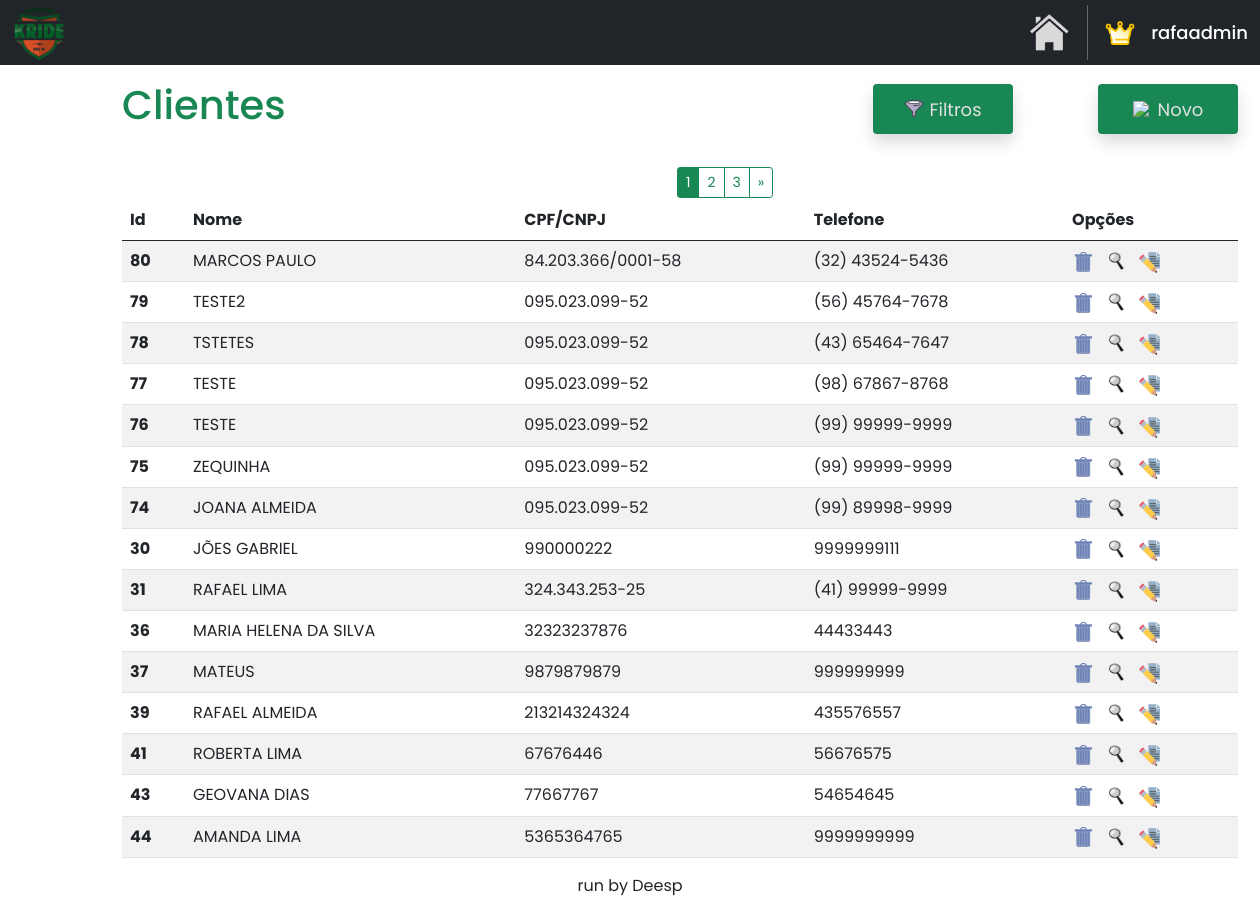
The app's page /home/clientes (signed in), older data.
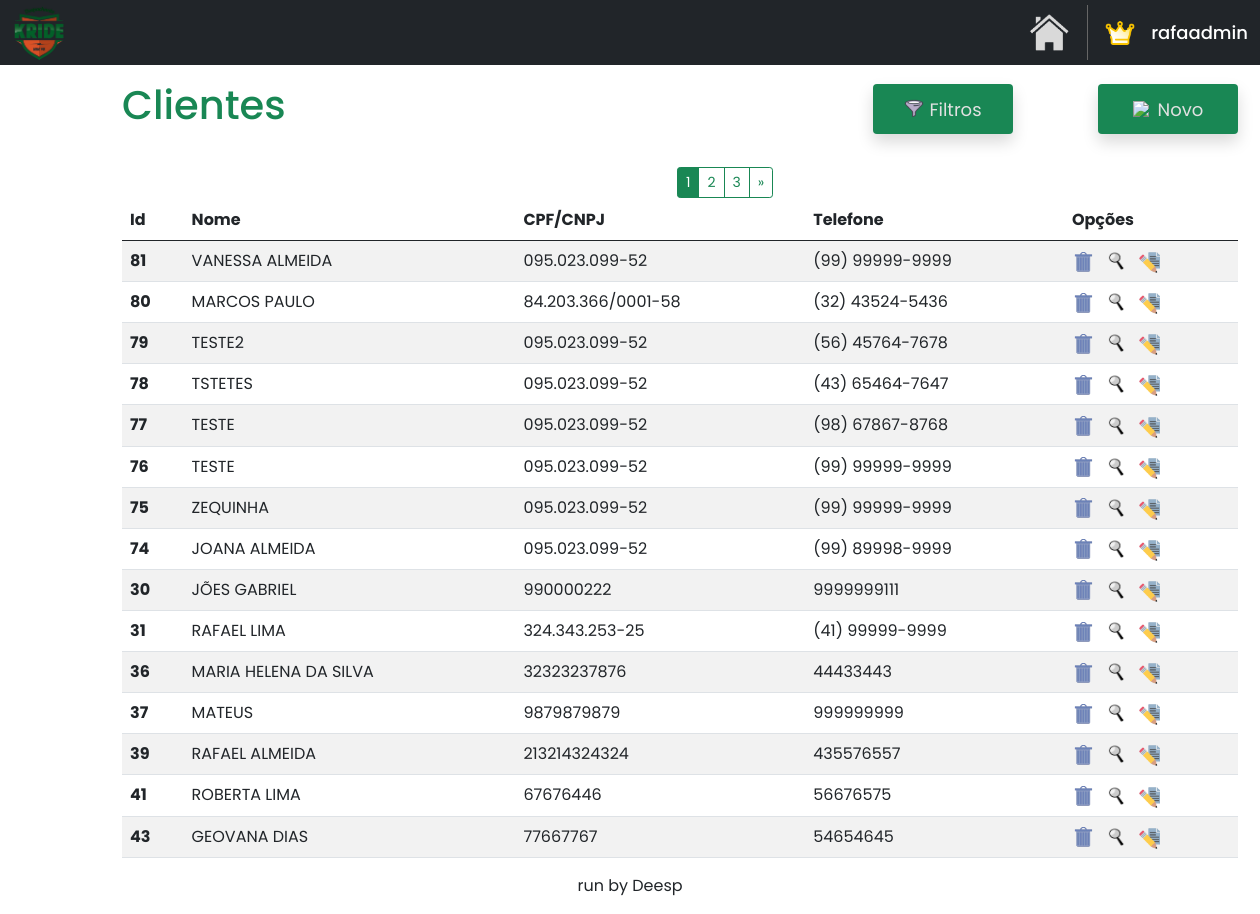
The same page, newer data.
### clientes/models.py (models this page shows)
class Cliente(models.Model):
    name = models.CharField(max_length=40)
    cpf_cnpj = models.CharField(max_length=25)
    telefone = models.CharField(max_length=25)
    cep = models.CharField(max_length=50, default='')
    bairro = models.CharField(max_length=30, default='')
    estado = models.CharField(max_length=30, default='')
    cidade = models.CharField(max_length=25, default='')
    numero = models.CharField(max_length=10, default='')
    email = models.EmailField(max_length=100, null=True, blank=True)
    data_criacao = models.DateTimeField(auto_now_add=True)

### clientes/views.py (the view)
# urls.py: path('clientes', clienteviews.clientes, name='clientes'),
@login_required
def clientes(request):
    return paginacao(request)

### clientes/views.py (called while the page is built)
@login_required
def paginacao(request):
    clientes = Cliente.objects.all().values('id', 'name', 'cpf_cnpj', 'telefone').order_by('-data_criacao')
    clientes_paginados = Paginator(clientes, 15)
    page_num = request.GET.get('page')
    clientes = clientes_paginados.get_page(page_num)
    return render(request, 'clientes.html', {'clientes': clientes})

### clientes/templates/clientes.html (shortened to what the changed rows need)
{% extends "base.html" %}
{% load static %}
{% block content %}
<!DOCTYPE html>
<html lang="en">
<head>
    <link href="https://cdn.jsdelivr.net/npm/bootstrap@5.0.2/dist/css/bootstrap.min.css" rel="stylesheet">
</head>
<body>
    <div class="container mt-3 custom-container">
        <div class="d-flex justify-content-start align-items-center">
            <h1 class="me-auto text-success">Clientes</h1>
        </div>
        {% if clientes.has_other_pages %}
            <div class="btn-group" role="group" aria-label="Item pagination" style="margin-left: 555px; margin-top: 30px; margin-bottom: -14px;">
                {% for page_number in clientes.paginator.page_range %}
                    {% if page_number == 1 or page_number == clientes.paginator.num_pages %}
                        <a href="?page={{ page_number }}"
                        class="btn btn-outline-success btn-sm {% if page_number == clientes.number %}active{% endif %}">
                            {{ page_number }}
                        </a>
                    {% elif page_number >= clientes.number|add:'-1' and page_number <= clientes.number|add:'1' %}
                        <a href="?page={{ page_number }}"
                        class="btn btn-outline-success btn-sm {% if page_number == clientes.number %}active{% endif %}">
                            {{ page_number }}
                        </a>
                    {% elif page_number == clientes.number|add:'-2' or page_number == clientes.number|add:'2' %}
                        <span class="btn btn-outline-success btn-sm">...</span>
                    {% endif %}
                {% endfor %}
                {% if clientes.has_next %}
                    <a href="?page={{ clientes.next_page_number }}" class="btn btn-outline-success btn-sm">&raquo;</a>
                {% endif %}
            </div>
        {% endif %}
        <table class="table table-striped mt-3">
            <thead>
                <tr>
                    <th scope="col">Id</th>
                    <th scope="col">Nome</th>
                    <th scope="col">CPF/CNPJ</th>
                    <th scope="col">Telefone</th>
                    <th scope="col">Opções</th>
                </tr>
            </thead>
            <tbody id="tbodyClientes">
                {% for cliente in clientes %}
                    <tr>
                        <th>{{cliente.id}}</th>
                        <td>{{cliente.name|upper}}</td>
                        <td>{{cliente.cpf_cnpj}}</td>
                        <td>{{cliente.telefone}}</td>
                        <td>
                            <div style="display: flex; gap: 10px;">
                                <a href="#" class="delete-button" data-toggle="modal" data-target="#confirmDeleteModal" data-url="{% url 'excluir_cliente' cliente.id %}" title="EXCLUIR">
                                    <img src="{% static 'index/images/excluir.png' %}" style="width: 24px; height: 22px;">
                                </a>
                                <a href="{% url 'consultar_cliente' cliente.id %}" title="CONSULTAR">
                                    <img src="{% static 'index/images/consultar.png' %}" style="width: 22px; height: 23px;">
                                </a>
                                <a href="{% url 'editar_cliente' cliente.id %}" title="EDITAR">
                                    <img src="{% static 'index/images/editar.png' %}" style="width: 22px; height: 23px;">
                                </a>
                            </div>
                        </td>
                    </tr>
                {% endfor %}
            </tbody>
        </table>
    </div>
</body>
</html>
{% endblock %}

Row changes from the older to the newer data that the page shows:
no longer on this page (row unchanged): Cliente: id "44", name "AMANDA LIMA", cpf_cnpj "5365364765", telefone "9999999999"
added Cliente: id "81", name "VANESSA ALMEIDA", cpf_cnpj "095.023.099-52", telefone "(99) 99999-9999"
